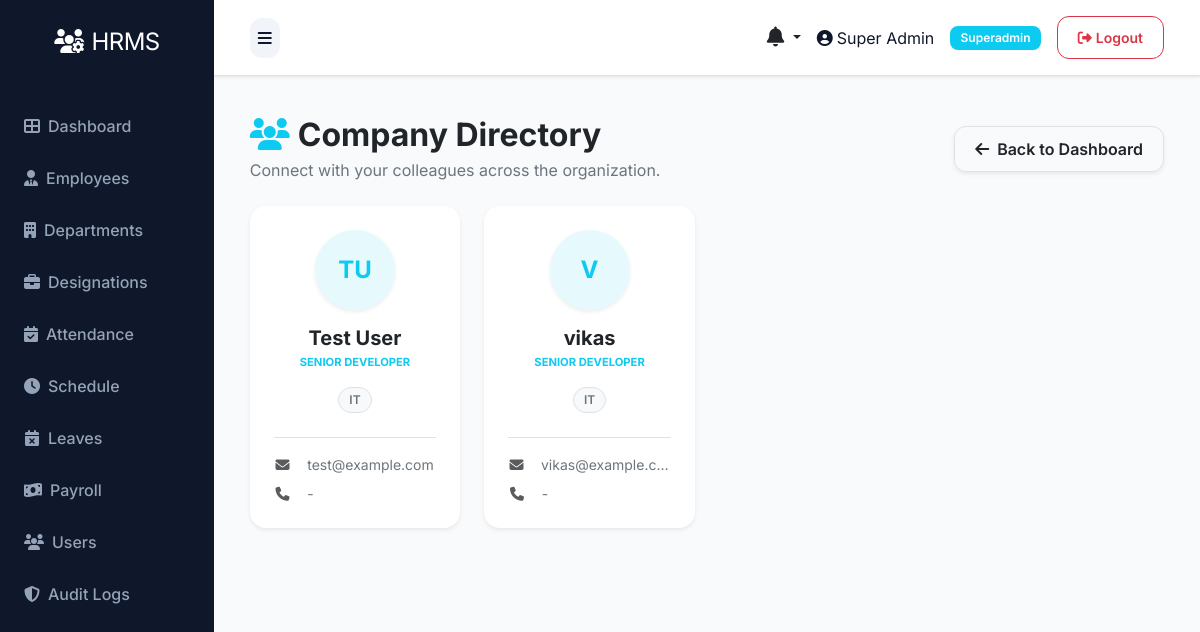
The app's page /user/directory (signed in) with its own data.
### models.py (models this page shows, shortened)
class User(UserMixin, db.Model):
    __tablename__ = 'users'
    id = db.Column(db.Integer, primary_key=True)
    role_id = db.Column(db.Integer, db.ForeignKey('roles.id'), nullable=False)
    name = db.Column(db.String(100), nullable=False)
    email = db.Column(db.String(100), unique=True, nullable=False)
    phone = db.Column(db.String(20))
    status = db.Column(db.String(20), default='active')
    password = db.Column(db.String(255), nullable=False)
    remember_token = db.Column(db.String(100))
    email_verified_at = db.Column(db.DateTime)
    created_at = db.Column(db.DateTime, default=datetime.utcnow)
    updated_at = db.Column(db.DateTime, default=datetime.utcnow, onupdate=datetime.utcnow)

class Role(db.Model):
    __tablename__ = 'roles'
    id = db.Column(db.Integer, primary_key=True)
    name = db.Column(db.String(50), unique=True, nullable=False)
    description = db.Column(db.Text)
    created_at = db.Column(db.DateTime, default=datetime.utcnow)
    updated_at = db.Column(db.DateTime, default=datetime.utcnow, onupdate=datetime.utcnow)
    users = db.relationship('User', backref='role', lazy=True)

class Employee(db.Model):
    __tablename__ = 'employees'
    id = db.Column(db.Integer, primary_key=True)
    department_id = db.Column(db.Integer, db.ForeignKey('departments.id'))
    designation_id = db.Column(db.Integer, db.ForeignKey('designations.id'))
    schedule_id = db.Column(db.Integer, db.ForeignKey('schedules.id'))
    firstname = db.Column(db.String(100), nullable=False)
    lastname = db.Column(db.String(100), nullable=False)
    unique_id = db.Column(db.String(50), unique=True)
    email = db.Column(db.String(100), unique=True)
    phone = db.Column(db.String(20))
    address = db.Column(db.Text)
    dob = db.Column(db.Date)
    gender = db.Column(db.String(10))
    religion = db.Column(db.String(50))
    marital = db.Column(db.String(20))
    image = db.Column(db.String(255))  # Store image filename
    aadhar_file = db.Column(db.String(255))
    resume_file = db.Column(db.String(255))
    status = db.Column(db.String(20), default='active')
    created_at = db.Column(db.DateTime, default=datetime.utcnow)
    updated_at = db.Column(db.DateTime, default=datetime.utcnow, onupdate=datetime.utcnow)
    attendances = db.relationship('Attendance', backref='employee', lazy=True, cascade='all, delete-orphan')
    checks = db.relationship('Check', backref='employee', lazy=True, cascade='all, delete-orphan')
    salary = db.relationship('Salary', backref='employee', uselist=False, cascade='all, delete-orphan')
    leaves = db.relationship('Leave', backref='employee', lazy=True, cascade='all, delete-orphan')
    late_times = db.relationship('LateTime', backref='employee', lazy=True, cascade='all, delete-orphan')
    over_times = db.relationship('OverTime', backref='employee', lazy=True, cascade='all, delete-orphan')
    payrolls = db.relationship('Payroll', backref='employee', lazy=True, cascade='all, delete-orphan')
    documents = db.relationship('Document', backref='employee', lazy=True, cascade='all, delete-orphan')
    reviews = db.relationship('PerformanceReview', backref='employee', lazy=True, cascade='all, delete-orphan', foreign_keys='PerformanceReview.employee_id')

class Designation(db.Model):
    __tablename__ = 'designations'
    id = db.Column(db.Integer, primary_key=True)
    name = db.Column(db.String(100), nullable=False)
    description = db.Column(db.Text)
    created_at = db.Column(db.DateTime, default=datetime.utcnow)
    updated_at = db.Column(db.DateTime, default=datetime.utcnow, onupdate=datetime.utcnow)
    employees = db.relationship('Employee', backref='designation', lazy=True)

class Department(db.Model):
    __tablename__ = 'departments'
    id = db.Column(db.Integer, primary_key=True)
    name = db.Column(db.String(100), nullable=False)
    description = db.Column(db.Text)
    created_at = db.Column(db.DateTime, default=datetime.utcnow)
    updated_at = db.Column(db.DateTime, default=datetime.utcnow, onupdate=datetime.utcnow)
    employees = db.relationship('Employee', backref='department', lazy=True)

### routes/user.py (the view)
@bp.route('/directory')
@login_required
def directory():
    employees = Employee.query.filter_by(status='active').order_by(Employee.firstname).all()
    return render_template('admin/user/directory.html', employees=employees)

### app.py (called while the page is built)
@app.context_processor
def inject_now():
    return {'datetime': datetime}

@login_manager.user_loader
def load_user(user_id):
    try:
        return db.session.get(User, int(user_id))
    except Exception as e:
        app.logger.error(f'Error loading user {user_id}: {str(e)}')
        return None

@app.context_processor
def inject_user():
    pending_leaves = 0
    unread_notifications_count = 0
    recent_notifications = []
    try:
        if current_user.is_authenticated:
            if getattr(current_user, 'role', None) and current_user.role.name in ['superadmin', 'hr']:
                from models import Leave
                pending_leaves = Leave.query.filter_by(status='pending').count()
            unread_notifications_count = Notification.query.filter_by(user_id=current_user.id, is_read=False).count()
            recent_notifications = Notification.query.filter_by(user_id=current_user.id).order_by(Notification.created_at.desc()).limit(5).all()
    except Exception:
        pass
    return dict(current_user=current_user, pending_leaves=pending_leaves, unread_notifications_count=unread_notifications_count, recent_notifications=recent_notifications)

### templates/admin/user/directory.html (shortened to what this page needs)
{% extends 'base.html' %}
{% block content %}
<div class="container-fluid animate-fade-in">
    <div class="row mb-4 align-items-center">
        <div class="col-md-6">
            <h2 class="fw-bold text-dark mb-1"><i class="fas fa-users text-info me-2"></i>Company Directory</h2>
            <p class="text-secondary mb-0">Connect with your colleagues across the organization.</p>
        </div>
        <div class="col-md-6 text-md-end mt-3 mt-md-0">
            <a href="{{ url_for('user.dashboard') }}" class="btn btn-white border shadow-sm">
                <i class="fas fa-arrow-left me-2"></i>Back to Dashboard
            </a>
        </div>
    </div>
    <div class="row g-4">
        {% if employees %}
            {% for emp in employees %}
            <div class="col-xl-3 col-lg-4 col-md-6">
                <div class="card border-0 shadow-sm h-100 overflow-hidden">
                    <div class="p-4 text-center">
                        <div class="mb-3 d-flex justify-content-center">
                            <div class="rounded-circle bg-info bg-opacity-10 text-info d-flex align-items-center justify-content-center fw-bold shadow-sm" style="width:80px;height:80px;font-size:24px;">
                                {{ emp.firstname[0]|upper if emp.firstname else 'E' }}{{ emp.lastname[0]|upper if emp.lastname else '' }}
                            </div>
                        </div>
                        <h5 class="fw-bold text-dark mb-1">{{ emp.firstname }} {{ emp.lastname }}</h5>
                        <p class="text-info x-small fw-bold text-uppercase mb-3">{{ emp.designation.name if emp.designation else 'Employee' }}</p>
                        <div class="d-flex flex-wrap justify-content-center gap-1 mb-4">
                            <span class="badge bg-light text-secondary border rounded-pill">{{ emp.department.name if emp.department else 'General' }}</span>
                        </div>
                        <div class="text-start border-top pt-3">
                            <div class="mb-2 d-flex align-items-center">
                                <i class="fas fa-envelope text-muted me-3 fa-fw small"></i>
                                <a href="mailto:{{ emp.email }}" class="text-decoration-none text-secondary small text-truncate d-block">{{ emp.email }}</a>
                            </div>
                            <div class="mb-0 d-flex align-items-center">
                                <i class="fas fa-phone text-muted me-3 fa-fw small"></i>
                                <span class="text-secondary small">{{ emp.phone or '-' }}</span>
                            </div>
                        </div>
                    </div>
                </div>
            </div>
            {% endfor %}
        {% endif %}
    </div>
</div>
{% endblock %}

### templates/base.html (shortened to what this page needs)
<!DOCTYPE html>
<html lang="en">
<head>
    <link href="https://cdn.jsdelivr.net/npm/bootstrap@5.3.0/dist/css/bootstrap.min.css" rel="stylesheet">
    <link rel="stylesheet" href="https://cdnjs.cloudflare.com/ajax/libs/font-awesome/6.4.0/css/all.min.css">
    <link rel="stylesheet" href="{{ url_for('static', filename='css/style.css') }}">
</head>
<body>
    {% if current_user.is_authenticated %}
    {% set role_name = (current_user.role.name if current_user.role and current_user.role.name else 'employee') %}
    {% set dashboard_map = {
        'superadmin': 'admin.superadmin_dashboard',
        'admin': 'admin.admin_dashboard',
        'hr': 'admin.hr_dashboard',
        'payroll': 'admin.payroll_dashboard',
        'moderator': 'admin.moderator_dashboard',
        'employee': 'user.dashboard'
    } %}
    {% set dashboard_endpoint = dashboard_map.get(role_name, 'user.dashboard') %}
    <div class="d-flex" id="wrapper">
        <div id="sidebar-wrapper">
            <div class="sidebar-heading text-center">
                <i class="fas fa-users-cog me-2"></i>HRMS
            </div>
            <div class="list-group list-group-flush mt-3">
                <a href="{{ url_for(dashboard_endpoint) }}" class="list-group-item list-group-item-action {{ 'active' if request.endpoint == dashboard_endpoint else '' }}">
                    <i class="fas fa-th-large me-2"></i>Dashboard
                </a>
                {% if role_name in ['superadmin', 'hr'] %}
                <a href="{{ url_for('employee.index') }}" class="list-group-item list-group-item-action {{ 'active' if request.endpoint == 'employee.index' else '' }}">
                    <i class="fas fa-user-tie me-2"></i>Employees
                </a>
                <a href="{{ url_for('department.index') }}" class="list-group-item list-group-item-action {{ 'active' if request.endpoint == 'department.index' else '' }}">
                    <i class="fas fa-building me-2"></i>Departments
                </a>
                <a href="{{ url_for('designation.index') }}" class="list-group-item list-group-item-action {{ 'active' if request.endpoint == 'designation.index' else '' }}">
                    <i class="fas fa-briefcase me-2"></i>Designations
                </a>
                {% endif %}
                {% if role_name in ['superadmin', 'hr'] %}
                <a href="{{ url_for('attendance.index') }}" class="list-group-item list-group-item-action {{ 'active' if request.endpoint == 'attendance.index' else '' }}">
                    <i class="fas fa-calendar-check me-2"></i>Attendance
                </a>
                <a href="{{ url_for('schedule.index') }}" class="list-group-item list-group-item-action {{ 'active' if request.endpoint == 'schedule.index' else '' }}">
                    <i class="fas fa-clock me-2"></i>Schedule
                </a>
                {% endif %}
                {% if role_name in ['superadmin', 'hr'] %}
                <a href="{{ url_for('leave.index') }}" class="list-group-item list-group-item-action {{ 'active' if request.endpoint == 'leave.index' else '' }}">
                    <i class="fas fa-calendar-times me-2"></i>Leaves
                </a>
                {% endif %}
                {% if role_name in ['superadmin', 'hr'] %}
                <a href="{{ url_for('payroll.index') }}" class="list-group-item list-group-item-action {{ 'active' if request.endpoint == 'payroll.index' else '' }}">
                    <i class="fas fa-money-bill-wave me-2"></i>Payroll
                </a>
                {% endif %}
                {% if role_name == 'superadmin' %}
                <a href="{{ url_for('user.index') }}" class="list-group-item list-group-item-action {{ 'active' if request.endpoint == 'user.index' else '' }}">
                    <i class="fas fa-users me-2"></i>Users
                </a>
                <a href="{{ url_for('admin.audit_logs') }}" class="list-group-item list-group-item-action {{ 'active' if request.endpoint == 'admin.audit_logs' else '' }}">
                    <i class="fas fa-shield-alt me-2"></i>Audit Logs
                </a>
                {% endif %}
            </div>
        </div>
        <div id="page-content-wrapper" class="w-100">
            <nav class="navbar navbar-expand-lg navbar-light bg-light border-bottom">
                <div class="container-fluid">
                    <button class="btn btn-primary" id="menu-toggle">
                        <i class="fas fa-bars"></i>
                    </button>
                    <div class="ms-auto d-flex align-items-center">
                        <div class="dropdown me-3">
                            <a class="nav-link dropdown-toggle position-relative text-dark" href="#" id="notificationsDropdown" role="button" data-bs-toggle="dropdown" aria-expanded="false">
                                <i class="fas fa-bell fs-5"></i>
                            </a>
                        </div>
                        <span class="me-3">
                            <i class="fas fa-user-circle me-1"></i>{{ current_user.name }}
                        </span>
                        <span class="badge bg-info me-3">{{ role_name|title }}</span>
                        <a href="{{ url_for('auth.logout') }}" class="btn btn-outline-danger btn-sm">
                            <i class="fas fa-sign-out-alt me-1"></i>Logout
                        </a>
                    </div>
                </div>
            </nav>
            <div class="container-fluid p-4">
                {% block content %}{% endblock %}
            </div>
        </div>
    </div>
    {% endif %}
</body>
</html>

### static/css/style.css (style rules this page uses)
:root { --primary: #6366f1; --primary-hover: #4f46e5; --secondary: #64748b; --success: #22c55e; --danger: #ef4444; --warning: #f59e0b; --info: #06b6d4; --dark: #0f172a; --light: #f8fafc; --white: #ffffff; --glass: rgba(255, 255, 255, 0.7); --glass-border: rgba(255, 255, 255, 0.3); --card-shadow: 0 4px 6px -1px rgb(0 0 0 / 0.1), 0 2px 4px -2px rgb(0 0 0 / 0.1); --card-shadow-hover: 0 10px 15px -3px rgb(0 0 0 / 0.1), 0 4px 6px -4px rgb(0 0 0 / 0.1); --transition: all 0.3s cubic-bezier(0.4, 0, 0.2, 1); }
body { font-family: 'Inter', sans-serif; background-color: #f1f5f9; color: var(--dark); overflow-x: hidden; }
#wrapper { min-height: 100vh; }
#sidebar-wrapper { min-height: 100vh; width: 260px; background: var(--dark); transition: margin 0.3s ease-in-out; box-shadow: 4px 0 10px rgba(0, 0, 0, 0.05); }
#sidebar-wrapper .sidebar-heading { padding: 1.5rem 1.25rem; font-size: 1.5rem; color: var(--white); letter-spacing: -0.025em; }
#page-content-wrapper { min-width: 0; width: 100%; background-color: #f8fafc; }
#sidebar-wrapper .list-group-item { border: none; padding: 0.875rem 1.5rem; background: transparent !important; color: #94a3b8 !important; font-weight: 500; transition: var(--transition); }
.list-group-item { border: none; background-color: transparent; transition: var(--transition); }
.x-small { font-size: 0.7rem; }
.card { border: none; border-radius: 1rem; box-shadow: var(--card-shadow); transition: var(--transition); background: var(--white); }
.btn { border-radius: 0.75rem; padding: 0.625rem 1.25rem; font-weight: 600; transition: var(--transition); }
.btn-primary { background-color: var(--primary); border-color: var(--primary); }
.badge { padding: 0.5em 0.85em; font-weight: 600; border-radius: 0.5rem; }
.animate-fade-in { animation: fadeIn 0.5s ease-out forwards; }
.navbar { padding: 1rem 1.5rem; background: var(--white) !important; box-shadow: 0 1px 3px 0 rgb(0 0 0 / 0.1); }
#menu-toggle { background: #f1f5f9; border: none; color: var(--dark); padding: 0.5rem; }

### records on screen
User: name "Super Admin"
Role: name "Superadmin"
Employee: firstname "T", lastname "U", firstname "Test", lastname "User", designation "SENIOR DEVELOPER", department "IT", email "test@example.com", phone "-"
Employee: firstname "V", firstname "vikas", designation "SENIOR DEVELOPER", department "IT", email "vikas@example.c…", phone "-"
